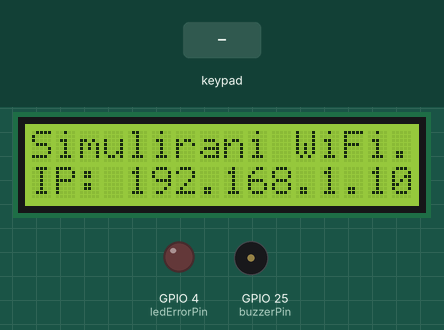
The sketch below on a simulated ESP32. Shown: 16×2 character LCD, output pins drawn as LEDs (lit = HIGH), buzzer (waves = sounding). Wiring (from diagram.json): 4×4 keypad with keys 1 2 3 A 4 5 6 B 7 8 9 C * 0 # D: rows GPIO 12, GPIO 13, GPIO 14, GPIO 15; columns GPIO 5, GPIO 18, GPIO 19, GPIO 23. The test bench sets the inputs (shaded band). WiFi joins after 1.5 s; servers stay silent unless stated; what the sketch prints to the serial monitor is not drawn.

Above: at 1.7 s.
At 4.8 s:
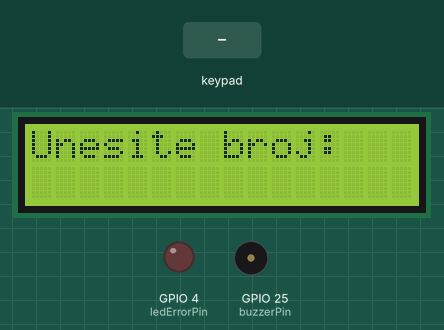
4.9 s: keypad keys 1 0 1 # pressed 0.4 s apart
At 7.8 s:
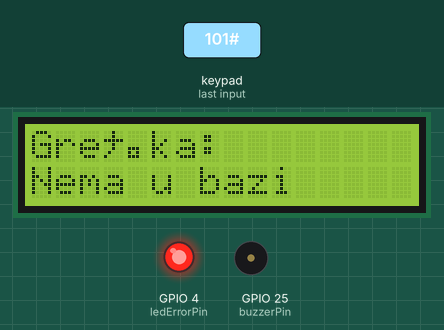
8.2 s: key 'D' pressed
At 9.2 s:
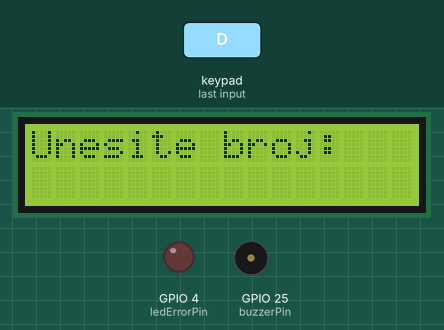
9.9 s: keypad keys 1 2 3 4 5 # pressed 0.4 s apart
At 19.5 s:
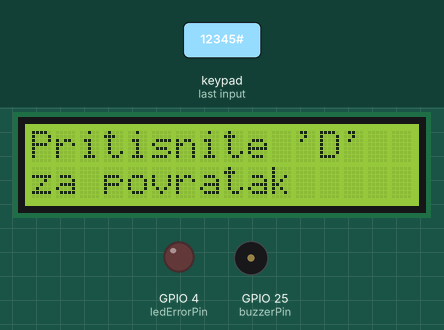
Timing chart, 0 to 21.0 s (numbered marks = the images above; inputs shaded):
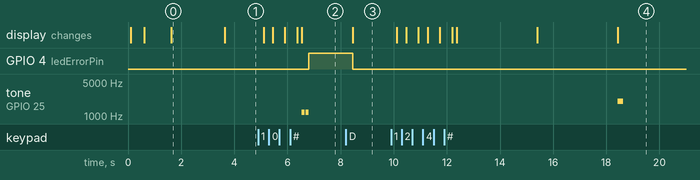

Measured:
- after the input at 4.9 s, GPIO 4 (ledErrorPin): LOW → HIGH after 1.9 s; tone on GPIO 25 (buzzerPin): alternates 1200 Hz for 0.10 s and silent for 0.05 s, 4 changes in all, then stays silent, starting after 1.6 s; the display: first changes after 0.20 s (image 2 shows a later state)
- after the input at 8.2 s, GPIO 4 (ledErrorPin): HIGH → LOW after 0.26 s; the display: changes after 0.26 s (image 3)
- after the input at 9.9 s, tone on GPIO 25 (buzzerPin): silent → 2000 Hz after 8.5 s, → silent 0.20 s later; the display: first changes after 0.22 s (image 4 shows a later state)
- what the display in image 0 shows lasts 2.0 s, from 1.6 s to 3.6 s

The sketch:

sketch.ino
```cpp
/**
 * @file patient_info_display.ino
 * @brief ESP32 application for displaying patient info via keypad and LCD using Firebase and offline mode.
 *
 * This sketch connects to WiFi and Firebase to retrieve patient appointment information using a card number entered via keypad.
 * If the network is unavailable, it uses a local database. The LCD displays info and uses LEDs and buzzer to indicate success or failure.
 */

 #include <Wire.h>
 #include <LiquidCrystal_I2C.h>
 #include <WiFi.h>
 #include <FirebaseESP32.h>
 #include <ArduinoJson.h>

 // Firebase configuration
 #define FIREBASE_HOST "rus---projekt-default-rtdb.europe-west1.firebasedatabase.app"
 #define FIREBASE_AUTH "Fg4FnkVhu41qNTYb4XjFI9VVeBmYBg9oYOblnfZJ"

 // WiFi credentials
 #define WIFI_SSID ""
 #define WIFI_PASSWORD ""

 const int buzzerPin = 25;
 #define BUZZER_CHANNEL 0
 #define BUZZER_RESOLUTION 8
 // Simulation mode for Wokwi
 bool simulatedWiFiMode = true;
 bool hasInternet = false;

 // LCD configuration
 LiquidCrystal_I2C lcd(0x27, 16, 2);

 // Keypad configuration
 const byte ROWS = 4;
 const byte COLS = 4;
 char keys[ROWS][COLS] = {
   {'1','2','3','A'},
   {'4','5','6','B'},
   {'7','8','9','C'},
   {'*','0','#','D'}
 };
 byte rowPins[ROWS] = {12, 13, 14, 15};
 byte colPins[COLS] = {5, 18, 19, 23};

 // LED indicators
 const int ledSuccessPin = 2;
 const int ledErrorPin = 4;

 // Firebase objects
 FirebaseData firebaseData;
 FirebaseConfig firebaseConfig;
 FirebaseAuth firebaseAuth;

 /**
  * @struct PatientInfo
  * @brief Structure to hold patient information
  */
 struct PatientInfo {
   String cardNumber;
   String fullName;
   String roomNumber;
   String appointmentTime;
   String doctor;
   bool isValid;
 };

 /**
  * @struct LocalPatient
  * @brief Structure for offline patient data
  */
 struct LocalPatient {
   const char* cardNumber;
   const char* fullName;
   const char* roomNumber;
   const char* appointmentTime;
   const char* doctor;
 };

 // Local fallback database
 LocalPatient localPatients[] = {
   {"12345", "Ivan Horvat", "101", "09:30", "Dr. Perić"},
   {"67891", "Ana Kovač", "102", "10:15", "Dr. Marić"},
   {"54321", "Marko Novak", "103", "11:00", "Dr. Jurić"},
   {"11111", "Petra Kralj", "104", "13:45", "Dr. Kovačić"},
   {"22222", "Josip Tomić", "105", "14:30", "Dr. Babić"}
 };

 // System state machine
 enum SystemState {
   WAITING_FOR_INPUT,
   PROCESSING_CARD,
   DISPLAY_PATIENT_INFO,
   DISPLAY_ERROR
 };

 SystemState currentState = WAITING_FOR_INPUT;
 String inputBuffer = "";
 unsigned long lastActionTime = 0;
 const unsigned long TIMEOUT = 30000;

 // Function declarations
 void connectToWiFi();
 void resetToInputMode();
 void handleCardInput();
 void processCardNumber();
 void beepSuccess();
 void beepError();
 char getKey();
 PatientInfo getPatientData(String cardNumber);
 void displayPatientInfo(PatientInfo patient);
 String truncateString(String str, int maxLength);

 /**
  * @brief Setup function initializes LCD, WiFi, Firebase and sets the system to input mode.
  */
 void setup() {
   Serial.begin(115200);

   lcd.init();
   lcd.backlight();
   lcd.clear();
   lcd.setCursor(0, 0);
   lcd.print("Inicijalizacija");
   lcd.setCursor(0, 1);
   lcd.print("sustava...");
   ledcSetup(BUZZER_CHANNEL, 2000, BUZZER_RESOLUTION);
  ledcAttachPin(buzzerPin, BUZZER_CHANNEL);
   for (byte r = 0; r < ROWS; r++) {
     pinMode(rowPins[r], INPUT_PULLUP);
   }
   pinMode(buzzerPin, OUTPUT);
   pinMode(buzzerPin, OUTPUT);
   ledcAttachPin(buzzerPin, BUZZER_CHANNEL);
   ledcSetup(BUZZER_CHANNEL, 2000, BUZZER_RESOLUTION);

   pinMode(ledErrorPin, OUTPUT);

   connectToWiFi();

   if (hasInternet) {
     firebaseConfig.host = FIREBASE_HOST;
     firebaseConfig.signer.tokens.legacy_token = FIREBASE_AUTH;
     Firebase.begin(&firebaseConfig, &firebaseAuth);
     Firebase.reconnectWiFi(true);
     Firebase.setReadTimeout(firebaseData, 1000 * 60);
     Firebase.setwriteSizeLimit(firebaseData, "tiny");
     Serial.println("Firebase initialized");
   }

   resetToInputMode();
 }

 /**
  * @brief Main loop handles state machine and key input.
  */
 void loop() {
   if (millis() - lastActionTime > TIMEOUT) {
     resetToInputMode();
   }

   static unsigned long lastWiFiCheck = 0;
   if (millis() - lastWiFiCheck > 30000) {
     connectToWiFi();
     lastWiFiCheck = millis();
   }

   switch (currentState) {
     case WAITING_FOR_INPUT:
       handleCardInput();
       break;

     case PROCESSING_CARD:
       processCardNumber();
       break;

     case DISPLAY_PATIENT_INFO:
     case DISPLAY_ERROR:
       char key = getKey();
       if (key == 'D') {
         resetToInputMode();
       }
       break;
   }
   delay(100);
 }

 /**
  * @brief Plays success beep pattern (higher pitch, single beep)
  */
 void beepSuccess() {
  Serial.println("Playing beep...");
  ledcWriteTone(BUZZER_CHANNEL, 2000); // 2kHz
  delay(200);
  ledcWrite(BUZZER_CHANNEL, 0); // Off
}

 /**
  * @brief Plays error beep pattern (lower pitch, double beep)
  */
 void beepError() {
  for(int i=0; i<2; i++) {
    ledcWriteTone(BUZZER_CHANNEL, 1200); // 1.2kHz
    delay(100);
    ledcWrite(BUZZER_CHANNEL, 0);
    if(i==0) delay(50); // Gap between beeps
  }
}

 /**
  * @brief Connects to WiFi (real or simulated).
  */
 void connectToWiFi() {
   if (simulatedWiFiMode) {
     WiFi.begin("Wokwi-GUEST", "", 6);
     lcd.clear();
     lcd.setCursor(0, 0);
     lcd.print("Simulirani WiFi");

     int attempt = 0;
     while (WiFi.status() != WL_CONNECTED && attempt < 10) {
       delay(500);
       lcd.print(".");
       attempt++;
     }

     if (WiFi.status() == WL_CONNECTED) {
       hasInternet = true;
       lcd.setCursor(0, 1);
       lcd.print("IP: 192.168.1.100");
       Serial.println("Simulated WiFi connected");
     } else {
       hasInternet = false;
       lcd.setCursor(0, 1);
       lcd.print("Offline mod");
       Serial.println("Simulated WiFi not available");
     }
     delay(2000);
     return;
   }

   lcd.clear();
   lcd.setCursor(0, 0);
   lcd.print("Spajanje na WiFi");
   lcd.setCursor(0, 1);
   lcd.print(WIFI_SSID);
   WiFi.begin(WIFI_SSID, WIFI_PASSWORD);

   int attemptCount = 0;
   while (WiFi.status() != WL_CONNECTED && attemptCount < 10) {
     delay(500);
     Serial.print(".");
     attemptCount++;
   }

   if (WiFi.status() == WL_CONNECTED) {
     hasInternet = true;
     Serial.println("WiFi connected");
     lcd.clear();
     lcd.setCursor(0, 0);
     lcd.print("WiFi spojen");
     lcd.setCursor(0, 1);
     lcd.print(WiFi.localIP());
   } else {
     hasInternet = false;
     Serial.println("WiFi connection failed");
     lcd.clear();
     lcd.setCursor(0, 0);
     lcd.print("WiFi greška!");
     lcd.setCursor(0, 1);
     lcd.print("Offline način");
   }
   delay(2000);
 }

 /**
  * @brief Resets system to input state and clears indicators.
  */
 void resetToInputMode() {
   inputBuffer = "";
   currentState = WAITING_FOR_INPUT;
   lcd.clear();
   lcd.setCursor(0, 0);
   lcd.print("Unesite broj:");
   lcd.setCursor(0, 1);
   lastActionTime = millis();
   digitalWrite(ledSuccessPin, LOW);
   digitalWrite(ledErrorPin, LOW);
 }

 /**
  * @brief Handles numeric input from keypad.
  */
 void handleCardInput() {
   char key = getKey();
   if (key) {
     lastActionTime = millis();
     if (key == '#') {
       if (inputBuffer.length() > 0) {
         currentState = PROCESSING_CARD;
       }
     } else if (key == '*') {
       if (inputBuffer.length() > 0) {
         inputBuffer = inputBuffer.substring(0, inputBuffer.length() - 1);
         lcd.setCursor(0, 1);
         lcd.print("                ");
         lcd.setCursor(0, 1);
         lcd.print(inputBuffer);
       }
     } else if (key >= '0' && key <= '9' && inputBuffer.length() < 16) {
       inputBuffer += key;
       lcd.setCursor(0, 1);
       lcd.print(inputBuffer);
     }
   }
 }

 /**
  * @brief Processes card number and fetches patient info.
  */
 void processCardNumber() {
   lcd.clear();
   lcd.setCursor(0, 0);
   lcd.print("Provjera...");

   PatientInfo patient = getPatientData(inputBuffer);

   if (patient.isValid) {
     displayPatientInfo(patient);
     currentState = DISPLAY_PATIENT_INFO;
     beepSuccess();


     digitalWrite(ledSuccessPin, HIGH);
     digitalWrite(ledErrorPin, LOW);
   } else {
     lcd.clear();
     lcd.setCursor(0, 0);
     lcd.print("Greška:");
     lcd.setCursor(0, 1);
     lcd.print("Nema u bazi");
     currentState = DISPLAY_ERROR;
     beepError();
     digitalWrite(ledSuccessPin, LOW);
     digitalWrite(ledErrorPin, HIGH);
   }
   lastActionTime = millis();
 }

 /**
  * @brief Gets patient data from Firebase or local database.
  * @param cardNumber The card number to look up.
  * @return PatientInfo structure with patient details.
  */
 PatientInfo getPatientData(String cardNumber) {
   PatientInfo patient;
   patient.isValid = false;

   if (hasInternet) {
    String path = "/pacijenti/";
    path.concat(cardNumber);
     if (Firebase.getJSON(firebaseData, path)) {
       String json = firebaseData.jsonString();
       if (json.isEmpty()) return patient;

       DynamicJsonDocument doc(1024);
       if (deserializeJson(doc, json) == DeserializationError::Ok) {
         patient.cardNumber = cardNumber;
         patient.fullName = doc["fullName"].as<String>();
         patient.roomNumber = doc["roomNumber"].as<String>();
         patient.appointmentTime = doc["appointmentTime"].as<String>();
         patient.doctor = doc["doctor"].as<String>();
         patient.isValid = true;
         return patient;
       }
     }
   }

   for (LocalPatient lp : localPatients) {
     if (cardNumber == lp.cardNumber) {
       patient.cardNumber = cardNumber;
       patient.fullName = lp.fullName;
       patient.roomNumber = lp.roomNumber;
       patient.appointmentTime = lp.appointmentTime;
       patient.doctor = lp.doctor;
       patient.isValid = true;
       break;
     }
   }
   return patient;
 }

 /**
  * @brief Displays patient info on the LCD screen.
  * @param patient The patient info to display.
  */
 void displayPatientInfo(PatientInfo patient) {
   lcd.clear();
   lcd.setCursor(0, 0);
   lcd.print("Ime: ");
   lcd.print(truncateString(patient.fullName, 11));
   lcd.setCursor(0, 1);
   lcd.print("Soba: ");
   lcd.print(patient.roomNumber);
   delay(3000);

   lcd.clear();
   lcd.setCursor(0, 0);
   lcd.print("Termin: ");
   lcd.print(truncateString(patient.appointmentTime, 8));
   lcd.setCursor(0, 1);
   lcd.print("Dr: ");
   lcd.print(truncateString(patient.doctor, 12));
   delay(3000);

   lcd.clear();
   lcd.setCursor(0, 0);
   lcd.print("Pritisnite 'D'");
   lcd.setCursor(0, 1);
   lcd.print("za povratak");
 }

 /**
  * @brief Truncates string to fit LCD line.
  * @param str String to truncate.
  * @param maxLength Max characters.
  * @return Truncated string.
  */
 String truncateString(String str, int maxLength) {
   return (str.length() <= maxLength) ? str : str.substring(0, maxLength);
 }

 /**
  * @brief Gets pressed key from keypad.
  * @return Pressed key character or 0 if none.
  */
 char getKey() {
   for (byte c = 0; c < COLS; c++) {
     pinMode(colPins[c], OUTPUT);
     digitalWrite(colPins[c], LOW);
     for (byte r = 0; r < ROWS; r++) {
       if (digitalRead(rowPins[r]) == LOW) {
         delay(50);
         while (digitalRead(rowPins[r]) == LOW);
         pinMode(colPins[c], INPUT_PULLUP);
         return keys[r][c];
       }
     }
     pinMode(colPins[c], INPUT_PULLUP);
   }
   return 0;
 }
```
